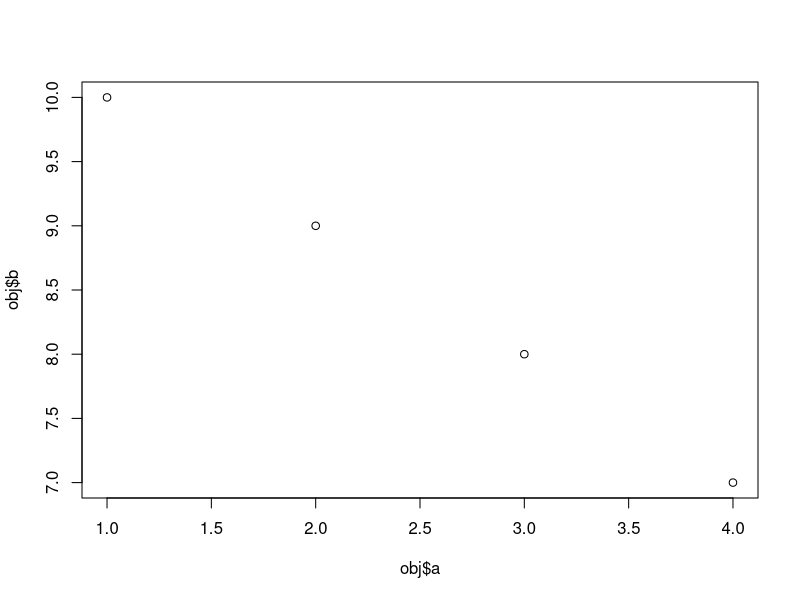

This figure's R source: (Note: this script raises an error after producing the figure.)
## ---- chunk 1
#| output: false
#| echo: false
options(repos=c(CRAN="https://cran.rstudio.com/"))
library(palmerpenguins)
data(penguins)
## ---- chunk 2
my_obj = list()
my_obj$a = 1:4
my_obj$b = 10:7

# turn my_obj into an object by assigning it a class name
class(my_obj) = "dumb"

# define a plot method for the class
plot.dumb = function( obj ) plot(obj$a, obj$b)
plot(my_obj)
## ---- chunk 3
#| error: true
obj2 = list()
obj2$message = "No bloody a, b, or c"

# turn my_obj into an object by assigning it a class name
class(obj2) = "dumb"

# define a plot method for the class
plot.dumb = function( obj ) plot(obj$a, obj$b)
plot(obj2)
## ---- chunk 4
#| warning: false
install.packages( "lme4" )
library(lme4)
## ---- chunk 5
# estimate the linear, mixed-effects model:
peng_lme = lmer( body_mass_g ~ species + sex + (1|island), data=penguins )
## ---- chunk 6
#| error: true
# inspect the slot "beta"
peng_lme@beta

# the preferred way to do the same:
slot(peng_lme, "beta")

# You get an error if you try using $ to access a slot:
peng_lme$beta
## ---- chunk 7
#| error: true
# get an error if you try to conjure a new slot:
peng_lme@test = 5
